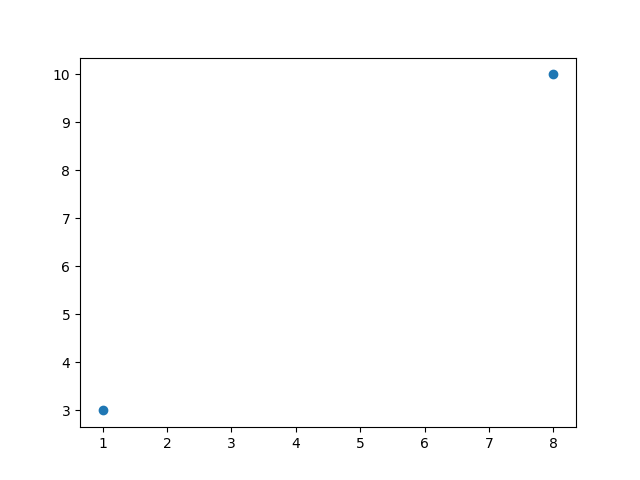

Recreate this plot in Python.
import matplotlib.pyplot as plt
xpoints=[1,8]
ypoints=[3,10]
plt.plot(xpoints,ypoints,'o')
plt.show()
